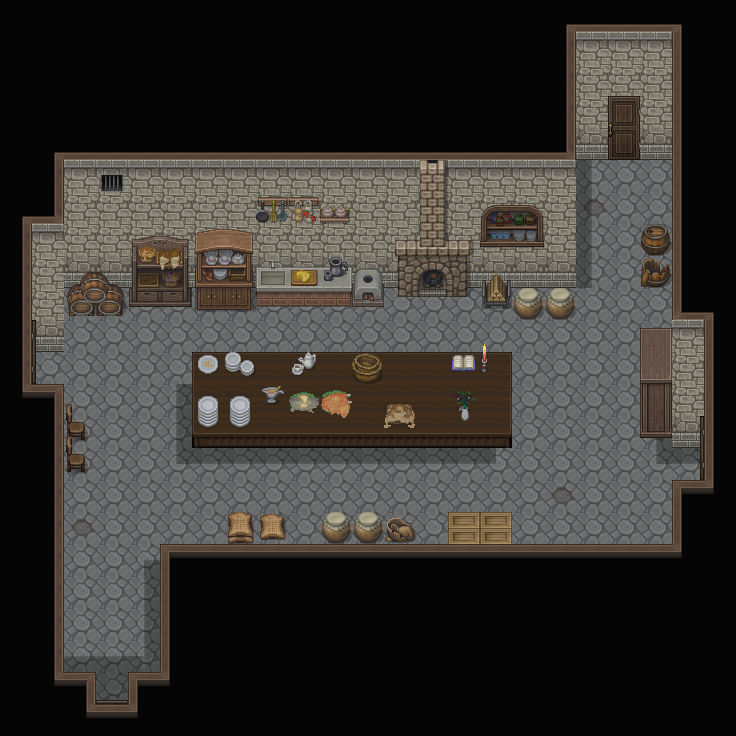

Rendered tile map (Tiled .tmx) drawn with the repository's tilesets; below, a short description and the map source with its tile grids summarised:
An orthogonal 23x23 tile map with 32x32 px tiles, 28 tile layers (壁周り, 床, 床, 壁, ...), 20 tilesets.

<map version="1.10" tiledversion="1.11.2" orientation="orthogonal" renderorder="right-down" width="23" height="23" tilewidth="32" tileheight="32" infinite="0" nextlayerid="42" nextobjectid="1">
 <tileset firstgid="1" source="black.tsx" />
 <tileset firstgid="2" source="Inside-Town-A4.tsx" />
 <tileset firstgid="242" source="Inside-Town-A5.tsx" />
 <tileset firstgid="370" source="EuropeanI-A201.tsx" />
 <tileset firstgid="562" source="Inside-CastleTown-C.tsx" />
 <tileset firstgid="818" source="Inside-Town-D.tsx" />
 <tileset firstgid="1074" source="Inside-CastleTown-B.tsx" />
 <tileset firstgid="1330" source="ST-Room-I01.tsx" />
 <tileset firstgid="1610" source="ModernI-A501.tsx" />
 <tileset firstgid="1738" source="Inside-CastleTown-B-1.tsx" />
 <tileset firstgid="1741" source="Inside-CastleTown-C-1.tsx" />
 <tileset firstgid="1753" source="Bridge1-F.tsx" />
 <tileset firstgid="2009" source="EuropeanI-A201-1.tsx" />
 <tileset firstgid="2063" source="ST-Room-I01-1.tsx" />
 <tileset firstgid="2064" source="Inside-Town-D-1.tsx" />
 <tileset firstgid="2076" source="BlackMagic02.tsx" />
 <tileset firstgid="2124" source="Door.tsx" />
 <tileset firstgid="2136" source="BlackMagic02-1.tsx" />
 <tileset firstgid="2148" source="save.tsx" />
 <tileset firstgid="2172" source="黒百合2.tsx" />
 <layer id="4" name="壁周り" width="23" height="23" locked="1">
  <data>[529 cells, 266 non-empty, 1 distinct tile ids]</data>
 </layer>
 <layer id="2" name="床" width="23" height="23" locked="1">
  <data>[529 cells, 121 non-empty, 2 distinct tile ids]</data>
 </layer>
 <layer id="38" name="床" width="23" height="23" locked="1">
  <data>[529 cells, 28 non-empty, 1 distinct tile ids]</data>
 </layer>
 <layer id="5" name="壁" width="23" height="23" locked="1">
  <data>[529 cells, 172 non-empty, 16 distinct tile ids]</data>
 </layer>
 <layer id="12" name="影2" width="23" height="23" locked="1">
  <data>[529 cells, 27 non-empty, 3 distinct tile ids]</data>
 </layer>
 <layer id="14" name="影3" width="23" height="23" locked="1">
  <data>[529 cells, 1 non-empty, 1 distinct tile ids]</data>
 </layer>
 <layer id="7" name="オブジェ" width="23" height="23" locked="1">
  <data>[529 cells, 23 non-empty, 19 distinct tile ids]</data>
 </layer>
 <layer id="40" name="机" width="23" height="23" locked="1">
  <data>[529 cells, 30 non-empty, 9 distinct tile ids]</data>
 </layer>
 <layer id="37" name="シンク(gta" width="23" height="23" locked="1">
  <data>[529 cells, 1 non-empty, 1 distinct tile ids]</data>
 </layer>
 <layer id="35" name="椅子" width="23" height="23" locked="1">
  <data>[529 cells, 3 non-empty, 3 distinct tile ids]</data>
 </layer>
 <layer id="36" name="食器棚(t" width="23" height="23" locked="1">
  <data>[529 cells, 6 non-empty, 6 distinct tile ids]</data>
 </layer>
 <layer id="31" name="棚(t" width="23" height="23" locked="1">
  <data>[529 cells, 4 non-empty, 4 distinct tile ids]</data>
 </layer>
 <layer id="24" name="暖炉(lt" width="23" height="23" locked="1">
  <data>[529 cells, 11 non-empty, 10 distinct tile ids]</data>
 </layer>
 <layer id="25" name="暖炉" width="23" height="23" locked="1">
  <data>[529 cells, 1 non-empty, 1 distinct tile ids]</data>
 </layer>
 <layer id="26" name="溶けた食べ物(t" width="23" height="23" locked="1">
  <data>[529 cells, 5 non-empty, 5 distinct tile ids]</data>
 </layer>
 <layer id="41" name="黒百合(t" width="23" height="23" locked="1">
  <data>[529 cells, 2 non-empty, 2 distinct tile ids]</data>
 </layer>
 <layer id="8" name="オブジェ" width="23" height="23" locked="1">
  <data>[529 cells, 19 non-empty, 17 distinct tile ids]</data>
 </layer>
 <layer id="39" name="パン影" width="23" height="23" locked="1">
  <data>[529 cells, 6 non-empty, 6 distinct tile ids]</data>
 </layer>
 <layer id="34" name="溶けたチーズ(t" width="23" height="23" locked="1">
  <data>[529 cells, 1 non-empty, 1 distinct tile ids]</data>
 </layer>
 <layer id="33" name="溶けたパン(t" width="23" height="23" locked="1">
  <data>[529 cells, 6 non-empty, 6 distinct tile ids]</data>
 </layer>
 <layer id="29" name="蛇口(m" width="23" height="23" locked="1">
  <data>[529 cells, 1 non-empty, 1 distinct tile ids]</data>
 </layer>
 <layer id="10" name="ドア1" width="23" height="23" locked="1">
  <data>[529 cells, 2 non-empty, 2 distinct tile ids]</data>
 </layer>
 <layer id="20" name="ドア2(gt" width="23" height="23" locked="1">
  <data>[529 cells, 2 non-empty, 2 distinct tile ids]</data>
 </layer>
 <layer id="21" name="ドア3" width="23" height="23" locked="1">
  <data>[529 cells, 2 non-empty, 2 distinct tile ids]</data>
 </layer>
 <layer id="22" name="ドア4" width="23" height="23" locked="1">
  <data>[529 cells, 1 non-empty, 1 distinct tile ids]</data>
 </layer>
 <layer id="9" name="影" width="23" height="23" locked="1" opacity="0.23">
  <data>[529 cells, 529 non-empty, 1 distinct tile ids]</data>
 </layer>
 <layer id="19" name="セーブ" width="23" height="23" locked="1">
  <data>[529 cells, 1 non-empty, 1 distinct tile ids]</data>
 </layer>
 <layer id="18" name="明かり(l" width="23" height="23" locked="1">
  <data>[529 cells, 2 non-empty, 2 distinct tile ids]</data>
 </layer>
</map>
